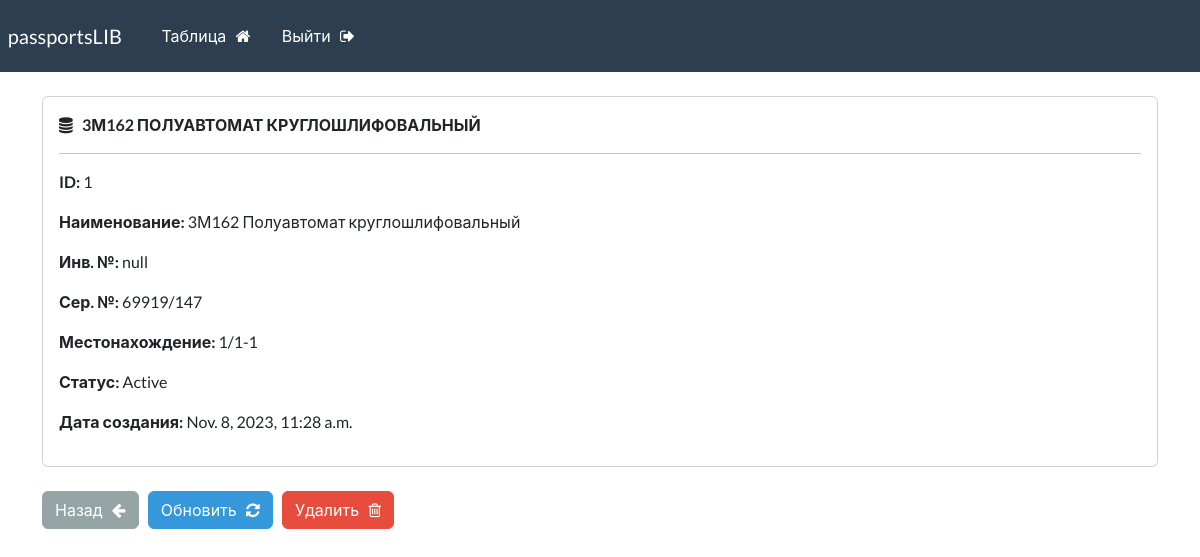
The page /record/1 (signed in) on the database its author committed.
### webapp/models.py (models this page shows, shortened)
class Record(models.Model):
    creation_date = models.DateTimeField(auto_now_add=True)
    first_name = models.CharField(max_length=100)
    inv_num = models.CharField(max_length=50)
    ser_num = models.CharField(max_length=50)
    place_pass = models.CharField(max_length=50)
    status_pass = models.CharField(max_length=50)

### webapp/views.py (the view)
# urls.py: path('record/<int:pk>', views.singular_record, name="record"),
@login_required(login_url='my-login')
def singular_record(request, pk):
    all_records = Record.objects.get(id=pk)
    context = {'record': all_records}
    return render(request, 'webapp/view-record.html', context=context)

### webapp/templates/webapp/view-record.html (shortened to what this page needs)
{% extends 'webapp/base.html' %}
{% block content %}
    <div class="card">
        <div class="card-body">
            <i class="fa fa-database" aria-hidden="true"></i> &nbsp;
            <strong>
            {{record.first_name|upper}}
            </strong>
            <hr>
            <p><strong>ID: </strong> {{record.id}} </p>
            <p><strong>Наименование: </strong> {{record.first_name}} </p>
            <p><strong>Инв. №: </strong> {{record.inv_num}} </p>
            <p><strong>Сер. №: </strong> {{record.ser_num}} </p>
            <p><strong>Местонахождение: </strong> {{record.place_pass}} </p>
            <p><strong>Статус: </strong> {{record.status_pass}} </p>
            <p><strong>Дата создания: </strong> {{record.creation_date}} </p>
        </div>
    </div>
    <br>
    <a href="{% url 'dashboard' %}" class="btn btn-secondary">
        Назад &nbsp; <i class="fa fa-arrow-left" aria-hidden="true"></i>
    </a>
    <a href="{% url 'update-record' record.id %}" class="btn btn-info">
        Обновить &nbsp; <i class="fa fa-refresh" aria-hidden="true"></i>
    </a>
    <a href="{% url 'delete-record' record.id %}" class="btn btn-danger">
        Удалить &nbsp; <i class="fa fa-trash-o" aria-hidden="true"></i>
    </a>
{% endblock %}

### rows shown on the page
Record: first_name "3М162 ПОЛУАВТОМАТ КРУГЛОШЛИФОВАЛЬНЫЙ", id "1", first_name "3М162 Полуавтомат круглошлифовальный", inv_num "null", ser_num "69919/147", place_pass "1/1-1", status_pass "Active", creation_date "Nov. 8, 2023, 11:28 a.m."
